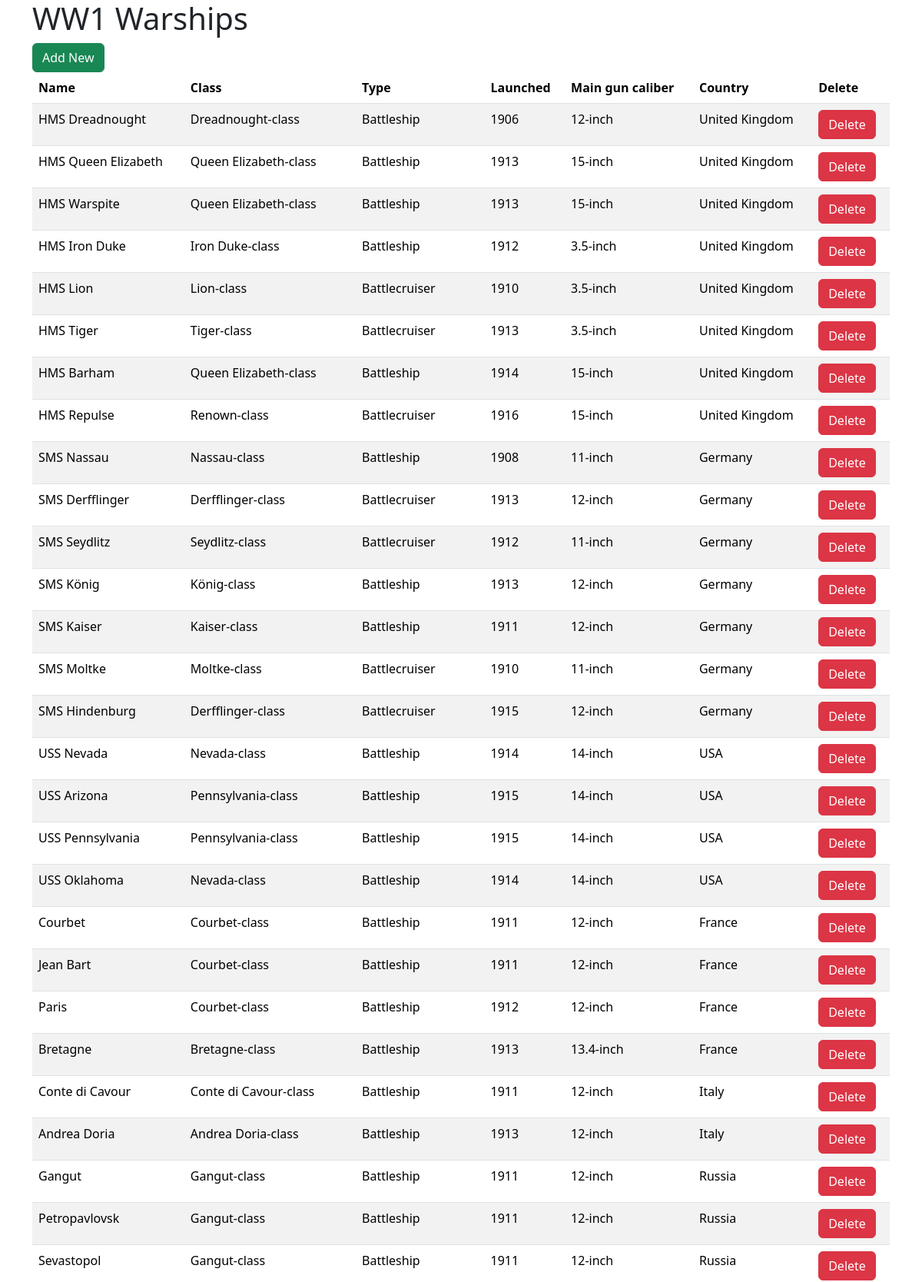
The page / (upper part) on the database its author committed.
### tables this page shows
CREATE TABLE ships (
  id INT(11) NOT NULL AUTO_INCREMENT,
  name VARCHAR(50) DEFAULT NULL,
  class VARCHAR(255) DEFAULT NULL,
  type VARCHAR(255) DEFAULT NULL,
  launched VARCHAR(255) DEFAULT NULL,
  main_gun_caliber VARCHAR(255) DEFAULT NULL,
  country VARCHAR(255) DEFAULT NULL,
  PRIMARY KEY (id)
);

### DatabaseManager.php (called while the page is built, shortened)
<?php
    class DatabaseManager{
        public $conn;
        public function __construct($hostname, $username, $password, $database) {
            $this->conn = new mysqli($hostname,$username,$password,$database);
        }
        public function GetAllData(){
            $sql = "SELECT * from ships";
            $result =$this->conn->query($sql);
            $ResList = [];
            while (($row = $result->fetch_object()) != false) {
                $ResList[] = new Ship($row->id,$row->name,$row->class,$row->type,$row->launched,$row->main_gun_caliber,$row->country);
            }
            return $ResList;
        }
    }
?>

### index.php (the view, shortened to what this page needs)
<?php
    include_once("DatabaseManager.php");
    $DatabaseManager = new DatabaseManager("localhost","root","","warships");
    $Data = $DatabaseManager->GetAllData();
?>
<!DOCTYPE html>
<html lang="en">
<head>
    <link href="https://cdn.jsdelivr.net/npm/bootstrap@5.3.6/dist/css/bootstrap.min.css" rel="stylesheet">
</head>
<body>
    <div id="main" class="container">
        <h1>WW1 Warships</h1>
        <a href="AddNew.php" class="btn btn-success">Add New</a>
        <table class="table table-striped">
            <thead>
                <th>Name</th>
                <th>Class</th>
                <th>Type</th>
                <th>Launched</th>
                <th>Main gun caliber</th>
                <th>Country</th>
                <th>Delete</th>
            </thead>
            <tbody>
                <?php
                    foreach($Data as $d){
                        echo "<tr>";
                        echo "<td>$d->name</td>";
                        echo "<td>$d->class</td>";
                        echo "<td>$d->type</td>";
                        echo "<td>$d->launched</td>";
                        echo "<td>$d->MainGunCaliber</td>";
                        echo "<td>$d->country</td>";
                        echo "<td><a href='index.php?id=$d->id&confirm=yes' class='btn btn-danger'>Delete</td>";
                        echo "</tr>";
                    }
                ?>
            </tbody>
        </table>
    </div>
</body>
</html>

### rows shown on the page
ships: name "HMS Dreadnought", class "Dreadnought-class", type "Battleship", launched "1906", main_gun_caliber "12-inch", country "United Kingdom"
ships: name "HMS Queen Elizabeth", class "Queen Elizabeth-class", type "Battleship", launched "1913", main_gun_caliber "15-inch", country "United Kingdom"
ships: name "HMS Warspite", class "Queen Elizabeth-class", type "Battleship", launched "1913", main_gun_caliber "15-inch", country "United Kingdom"
ships: name "HMS Iron Duke", class "Iron Duke-class", type "Battleship", launched "1912", main_gun_caliber "3.5-inch", country "United Kingdom"
ships: name "HMS Lion", class "Lion-class", type "Battlecruiser", launched "1910", main_gun_caliber "3.5-inch", country "United Kingdom"
ships: name "HMS Tiger", class "Tiger-class", type "Battlecruiser", launched "1913", main_gun_caliber "3.5-inch", country "United Kingdom"
ships: name "HMS Barham", class "Queen Elizabeth-class", type "Battleship", launched "1914", main_gun_caliber "15-inch", country "United Kingdom"
ships: name "HMS Repulse", class "Renown-class", type "Battlecruiser", launched "1916", main_gun_caliber "15-inch", country "United Kingdom"
ships: name "SMS Nassau", class "Nassau-class", type "Battleship", launched "1908", main_gun_caliber "11-inch", country "Germany"
ships: name "SMS Derfflinger", class "Derfflinger-class", type "Battlecruiser", launched "1913", main_gun_caliber "12-inch", country "Germany"
ships: name "SMS Seydlitz", class "Seydlitz-class", type "Battlecruiser", launched "1912", main_gun_caliber "11-inch", country "Germany"
ships: name "SMS König", class "König-class", type "Battleship", launched "1913", main_gun_caliber "12-inch", country "Germany"
ships: name "SMS Kaiser", class "Kaiser-class", type "Battleship", launched "1911", main_gun_caliber "12-inch", country "Germany"
ships: name "SMS Moltke", class "Moltke-class", type "Battlecruiser", launched "1910", main_gun_caliber "11-inch", country "Germany"
ships: name "SMS Hindenburg", class "Derfflinger-class", type "Battlecruiser", launched "1915", main_gun_caliber "12-inch", country "Germany"
ships: name "USS Nevada", class "Nevada-class", type "Battleship", launched "1914", main_gun_caliber "14-inch", country "USA"
ships: name "USS Arizona", class "Pennsylvania-class", type "Battleship", launched "1915", main_gun_caliber "14-inch", country "USA"
ships: name "USS Pennsylvania", class "Pennsylvania-class", type "Battleship", launched "1915", main_gun_caliber "14-inch", country "USA"
ships: name "USS Oklahoma", class "Nevada-class", type "Battleship", launched "1914", main_gun_caliber "14-inch", country "USA"
ships: name "Courbet", class "Courbet-class", type "Battleship", launched "1911", main_gun_caliber "12-inch", country "France"
ships: name "Jean Bart", class "Courbet-class", type "Battleship", launched "1911", main_gun_caliber "12-inch", country "France"
ships: name "Paris", class "Courbet-class", type "Battleship", launched "1912", main_gun_caliber "12-inch", country "France"
ships: name "Bretagne", class "Bretagne-class", type "Battleship", launched "1913", main_gun_caliber "13.4-inch", country "France"
ships: name "Conte di Cavour", class "Conte di Cavour-class", type "Battleship", launched "1911", main_gun_caliber "12-inch", country "Italy"
ships: name "Andrea Doria", class "Andrea Doria-class", type "Battleship", launched "1913", main_gun_caliber "12-inch", country "Italy"
ships: name "Gangut", class "Gangut-class", type "Battleship", launched "1911", main_gun_caliber "12-inch", country "Russia"
ships: name "Petropavlovsk", class "Gangut-class", type "Battleship", launched "1911", main_gun_caliber "12-inch", country "Russia"
ships: name "Sevastopol", class "Gangut-class", type "Battleship", launched "1911", main_gun_caliber "12-inch", country "Russia"
